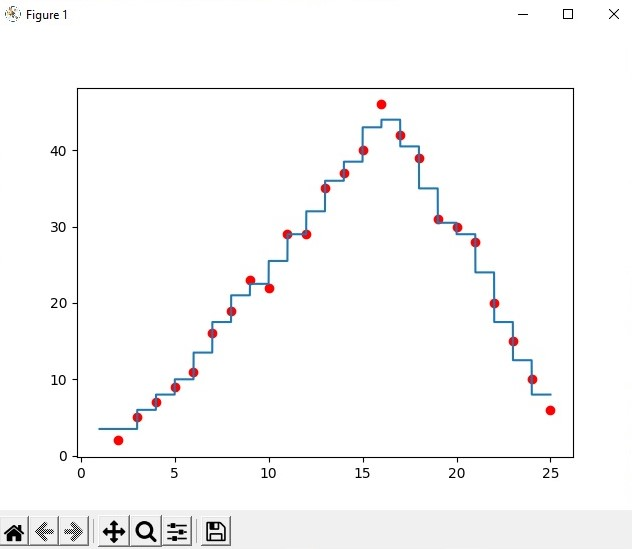

The Python source for this figure:
import numpy as np 
import matplotlib.pyplot as plt 
from sklearn import neighbors

X = [2,3,4,5,6,7,8,9,10,11,12,13,14,15,16,17,18,19,20,21,22,23,24,25]
y = [2,5,7,9,11,16,19,23,22,29,29,35,37,40,46,42,39,31,30,28,20,15,10,6]
plt.plot(X,y,'ro')

X = np.array([X]).reshape(-1,1)

print(X)

x0 = np.linspace(1,25,10000).reshape(-1,1)

test_x = [[15.17]]

knn = neighbors.KNeighborsRegressor(n_neighbors=2)
knn.fit(X,y)
y0 = knn.predict(x0)

knn.fit(X,y)
test_y = knn.predict(test_x)

print(test_y)

plt.plot(x0,y0)
plt.show()
